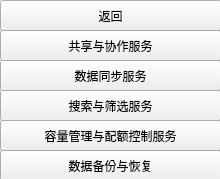
<?xml version="1.0" encoding="UTF-8"?>
<ui version="4.0">
 <class>menu</class>
 <widget class="QWidget" name="menu">
  <property name="geometry">
   <rect>
    <x>0</x>
    <y>0</y>
    <width>220</width>
    <height>179</height>
   </rect>
  </property>
  <property name="windowTitle">
   <string>Form</string>
  </property>
  <widget class="QPushButton" name="pushButton">
   <property name="geometry">
    <rect>
     <x>0</x>
     <y>0</y>
     <width>221</width>
     <height>31</height>
    </rect>
   </property>
   <property name="text">
    <string>返回</string>
   </property>
  </widget>
  <widget class="QPushButton" name="pushButton_2">
   <property name="geometry">
    <rect>
     <x>0</x>
     <y>30</y>
     <width>221</width>
     <height>31</height>
    </rect>
   </property>
   <property name="styleSheet">
    <string notr="true"/>
   </property>
   <property name="text">
    <string>共享与协作服务</string>
   </property>
  </widget>
  <widget class="QPushButton" name="pushButton_3">
   <property name="geometry">
    <rect>
     <x>0</x>
     <y>60</y>
     <width>221</width>
     <height>31</height>
    </rect>
   </property>
   <property name="text">
    <string>数据同步服务</string>
   </property>
  </widget>
  <widget class="QPushButton" name="pushButton_4">
   <property name="geometry">
    <rect>
     <x>430</x>
     <y>350</y>
     <width>221</width>
     <height>31</height>
    </rect>
   </property>
   <property name="text">
    <string>文件存储服务</string>
   </property>
  </widget>
  <widget class="QPushButton" name="pushButton_5">
   <property name="geometry">
    <rect>
     <x>0</x>
     <y>90</y>
     <width>221</width>
     <height>31</height>
    </rect>
   </property>
   <property name="text">
    <string>搜索与筛选服务</string>
   </property>
  </widget>
  <widget class="QPushButton" name="pushButton_6">
   <property name="geometry">
    <rect>
     <x>0</x>
     <y>120</y>
     <width>221</width>
     <height>31</height>
    </rect>
   </property>
   <property name="text">
    <string>容量管理与配额控制服务</string>
   </property>
  </widget>
  <widget class="QPushButton" name="pushButton_7">
   <property name="geometry">
    <rect>
     <x>0</x>
     <y>150</y>
     <width>221</width>
     <height>31</height>
    </rect>
   </property>
   <property name="text">
    <string>数据备份与恢复</string>
   </property>
  </widget>
 </widget>
 <resources/>
 <connections/>
</ui>
